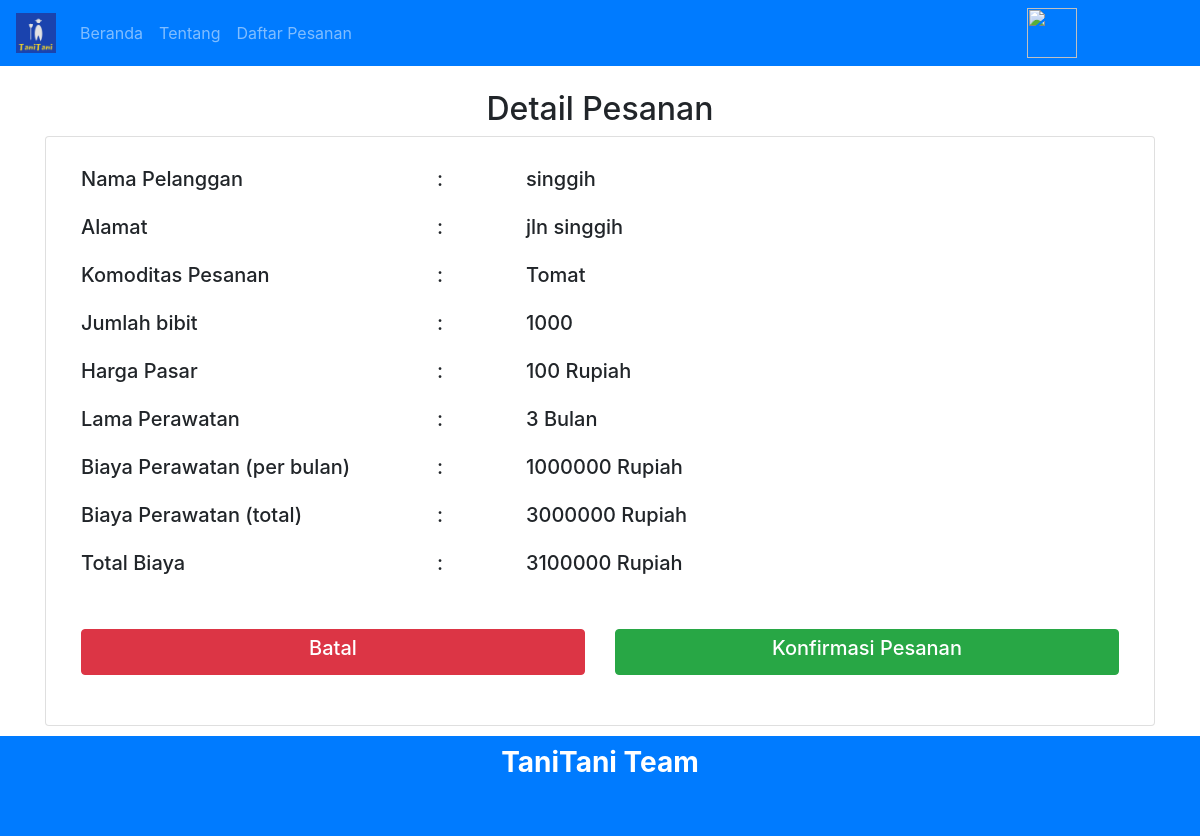
Page /detail-pesanan.php?pesan=2 on the committed database.
### tables this page shows
CREATE TABLE `pelanggan` (
  `id_pelanggan` int(10) NOT NULL,
  `NIK` varchar(25) NOT NULL,
  `nama_pelanggan` varchar(50) NOT NULL,
  `password` varchar(20) NOT NULL,
  `email` varchar(50) NOT NULL,
  `alamat` varchar(100) NOT NULL,
  `no_hp` varchar(20) NOT NULL,
  `foto_profil` varchar(100) NOT NULL
);

CREATE TABLE `tanaman` (
  `id_tanaman` int(10) NOT NULL,
  `nama_tanaman` varchar(50) NOT NULL,
  `lama_tumbuh` int(50) NOT NULL,
  `harga_pasar` int(10) NOT NULL,
  `id_tempattanam` int(10) NOT NULL,
  `foto_tanaman` varchar(100) NOT NULL
);

CREATE TABLE `pesanan` (
  `id_pesanan` int(10) NOT NULL,
  `id_pelanggan` int(10) NOT NULL,
  `id_petani` int(10) NOT NULL,
  `id_tanaman` int(11) NOT NULL,
  `banyak_bibit` varchar(11) NOT NULL,
  `total_harga` varchar(11) NOT NULL,
  `status` varchar(10) NOT NULL
);

### detail-pesanan.php (the view, shortened to what this page needs)
<?php
include 'koneksi.php';
$id=$_SESSION['petani'];
$perintah= $koneksi->query("SELECT * FROM petani WHERE id_petani='$id'");
$baris= $perintah->fetch_assoc();
?>
<!DOCTYPE html>
<html lang="en">
<head>
    <link rel="stylesheet" href="bootstrap/css/bootstrap.css">
    <link rel="stylesheet" href="bootstrap/css/bootstrap-grid.css">
    <link rel="stylesheet" href="bootstrap/css/bootstrap-reboot.css">
    <link rel="stylesheet" href="bootstrap/style.css">
</head>
<body>
    <div class="navbar navbar-dark bg-primary navbar-expand expand-lg">
        <a href="#" class="navbar-brand">
            <img src="asset/logo.PNG" alt="" height="40px" width="40px">
        </a>
        <div class="collapse navbar-collapse" id="navbarNavDropdown">
            <ul class="navbar-nav">
              <li class="nav-item">
                <a class="nav-link" href="index.php" style="margin: 0;">Beranda <span class="sr-only">(current)</span></a>
              </li>
              <li class="nav-item">
                <a class="nav-link" href="index.php#tanitani">Tentang</a>
              </li>
              <li class="nav-item">
                <a class="nav-link" href="daftar-pesanan.php">Daftar Pesanan</a>
              </li>
            </ul>
            <ul class="navbar-nav" style="margin-left: 60%">
                <li class="nav-item">
                <img src="foto_profil/<?php echo $baris['foto_profil'] ?>" class="foto-profile" alt="">
                </li>
                <li class="nav-item dropdown">
                    <a class="nav-link dropdown-toggle btn btn-primary" href="#" id="navbarDropdownMenuLink"
                      data-toggle="dropdown" aria-haspopup="true" aria-expanded="false" style="color: white;">
                    </a>
                </li>
            </ul>
          </div>
    </div><br>
    <?php
    $perintah= $koneksi->query("SELECT * FROM pesanan WHERE id_pesanan='$_GET[pesan]'");
    $baris= $perintah->fetch_assoc();
    $perintah1= $koneksi->query("SELECT * FROM pelanggan WHERE id_pelanggan='$baris[id_pelanggan]'");
    $baris1= $perintah1->fetch_assoc();
    $perintah2= $koneksi->query("SELECT * FROM tanaman WHERE id_tanaman='$baris[id_tanaman]'");
    $baris2= $perintah2->fetch_assoc();
    $perawatan=1000000*$baris2['lama_tumbuh'];
    ?>
    <div class="container">
        <h2 class="text-center">Detail Pesanan</h2>
        <div class="card">
            <div class="card-body">
                <div class="row">
                    <div class="col-md-4"><h5>Nama Pelanggan</h5></div>
                    <div class="col-md-1"><h5>:</h5></div>
                    <div class="col-md-6"><h5><?php echo $baris1['nama_pelanggan']; ?></h5></div><br><br>
                    <div class="col-md-4"><h5>Alamat</h5></div>
                    <div class="col-md-1"><h5>:</h5></div>
                    <div class="col-md-6"><h5><?php echo $baris1['alamat']; ?></h5></div><br><br>
                    <div class="col-md-4"><h5>Komoditas Pesanan</h5></div>
                    <div class="col-md-1"><h5>:</h5></div>
                    <div class="col-md-6"><h5><?php echo $baris2['nama_tanaman']; ?></h5></div><br><br>
                    <div class="col-md-4"><h5>Jumlah bibit</h5></div>
                    <div class="col-md-1"><h5>:</h5></div>
                    <div class="col-md-6"><h5><?php echo $baris['banyak_bibit']; ?></h5></div><br><br>
                    <div class="col-md-4"><h5>Harga Pasar</h5></div>
                    <div class="col-md-1"><h5>:</h5></div>
                    <div class="col-md-6"><h5><?php echo $baris2['harga_pasar']; ?> Rupiah</h5></div><br><br>
                    <div class="col-md-4"><h5>Lama Perawatan</h5></div>
                    <div class="col-md-1"><h5>:</h5></div>
                    <div class="col-md-6"><h5><?php echo $baris2['lama_tumbuh']; ?> Bulan</h5></div><br><br>
                    <div class="col-md-4"><h5>Biaya Perawatan (per bulan)</h5></div>
                    <div class="col-md-1"><h5>:</h5></div>
                    <div class="col-md-6"><h5>1000000 Rupiah</h5></div><br><br>
                    <div class="col-md-4"><h5>Biaya Perawatan (total)</h5></div>
                    <div class="col-md-1"><h5>:</h5></div>
                    <div class="col-md-6"><h5><?php echo $perawatan; ?> Rupiah</h5></div><br><br>
                    <div class="col-md-4"><h5>Total Biaya</h5></div>
                    <div class="col-md-1"><h5>:</h5></div>
                    <div class="col-md-6"><h5><?php echo $baris['total_harga']; ?> Rupiah</h5></div><br><br>
                </div>
                <div class="row">
                    <div class="col-md-6">
                        <a href="pilih-pesanan.php" class="btn btn-danger btn-block"><h5>Batal</h5></a>
                    </div>
                    <div class="col-md-6">
                        <a href="ambil.php?pesan=<?php echo $_GET['pesan'] ?>" class="btn btn-success btn-block"><h5>Konfirmasi Pesanan</h5></a>
                    </div>
                </div>
            </div>
        </div>
    </div>
    <footer>
      <div class="footer">
        <div class="container">
          <div class="row">
            <div class="col-md-4 offset-md-4" style="margin-top:10px">
              <h3 class="text-center">
              <b>TaniTani Team
              </h3>
            </div>
          </div>
        </div>
      </div>
    </footer>
</body>
</html>

### rows in the picture
pelanggan: nama_pelanggan "singgih", alamat "jln singgih"
tanaman: nama_tanaman "Tomat", harga_pasar "100", lama_tumbuh "3", lama_tumbuh "3000000"
pesanan: banyak_bibit "1000", total_harga "3100000"
